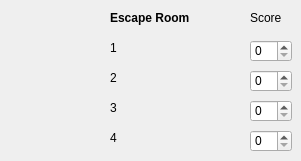
        <widget class="QWidget" name="form_escape_room">
         <widget class="QLabel" name="escape_room_label_1">
          <property name="geometry">
           <rect>
            <x>110</x>
            <y>40</y>
            <width>121</width>
            <height>16</height>
           </rect>
          </property>
          <property name="styleSheet">
           <string notr="true"/>
          </property>
          <property name="text">
           <string>1</string>
          </property>
         </widget>
         <widget class="QLabel" name="escape_room_label_4">
          <property name="geometry">
           <rect>
            <x>110</x>
            <y>130</y>
            <width>121</width>
            <height>16</height>
           </rect>
          </property>
          <property name="styleSheet">
           <string notr="true"/>
          </property>
          <property name="text">
           <string>4</string>
          </property>
         </widget>
         <widget class="QLabel" name="escape_room_form_label">
          <property name="geometry">
           <rect>
            <x>110</x>
            <y>10</y>
            <width>101</width>
            <height>16</height>
           </rect>
          </property>
          <property name="font">
           <font>
            <weight>75</weight>
            <bold>true</bold>
           </font>
          </property>
          <property name="text">
           <string>Escape Room</string>
          </property>
         </widget>
         <widget class="QSpinBox" name="escape_room_spin_3">
          <property name="geometry">
           <rect>
            <x>250</x>
            <y>100</y>
            <width>42</width>
            <height>22</height>
           </rect>
          </property>
         </widget>
         <widget class="QSpinBox" name="escape_room_spin_4">
          <property name="geometry">
           <rect>
            <x>250</x>
            <y>130</y>
            <width>42</width>
            <height>22</height>
           </rect>
          </property>
         </widget>
         <widget class="QSpinBox" name="escape_room_spin_2">
          <property name="geometry">
           <rect>
            <x>250</x>
            <y>70</y>
            <width>42</width>
            <height>22</height>
           </rect>
          </property>
         </widget>
         <widget class="QLabel" name="escape_room_label_3">
          <property name="geometry">
           <rect>
            <x>110</x>
            <y>100</y>
            <width>121</width>
            <height>16</height>
           </rect>
          </property>
          <property name="styleSheet">
           <string notr="true"/>
          </property>
          <property name="text">
           <string>3</string>
          </property>
         </widget>
         <widget class="QSpinBox" name="escape_room_spin_1">
          <property name="geometry">
           <rect>
            <x>250</x>
            <y>40</y>
            <width>42</width>
            <height>22</height>
           </rect>
          </property>
         </widget>
         <widget class="QLabel" name="escape_room_score_label">
          <property name="geometry">
           <rect>
            <x>250</x>
            <y>10</y>
            <width>41</width>
            <height>16</height>
           </rect>
          </property>
          <property name="styleSheet">
           <string notr="true"/>
          </property>
          <property name="text">
           <string>Score</string>
          </property>
         </widget>
         <widget class="QLabel" name="escape_room_label_2">
          <property name="geometry">
           <rect>
            <x>110</x>
            <y>70</y>
            <width>121</width>
            <height>16</height>
           </rect>
          </property>
          <property name="styleSheet">
           <string notr="true"/>
          </property>
          <property name="text">
           <string>2</string>
          </property>
         </widget>
        </widget>
